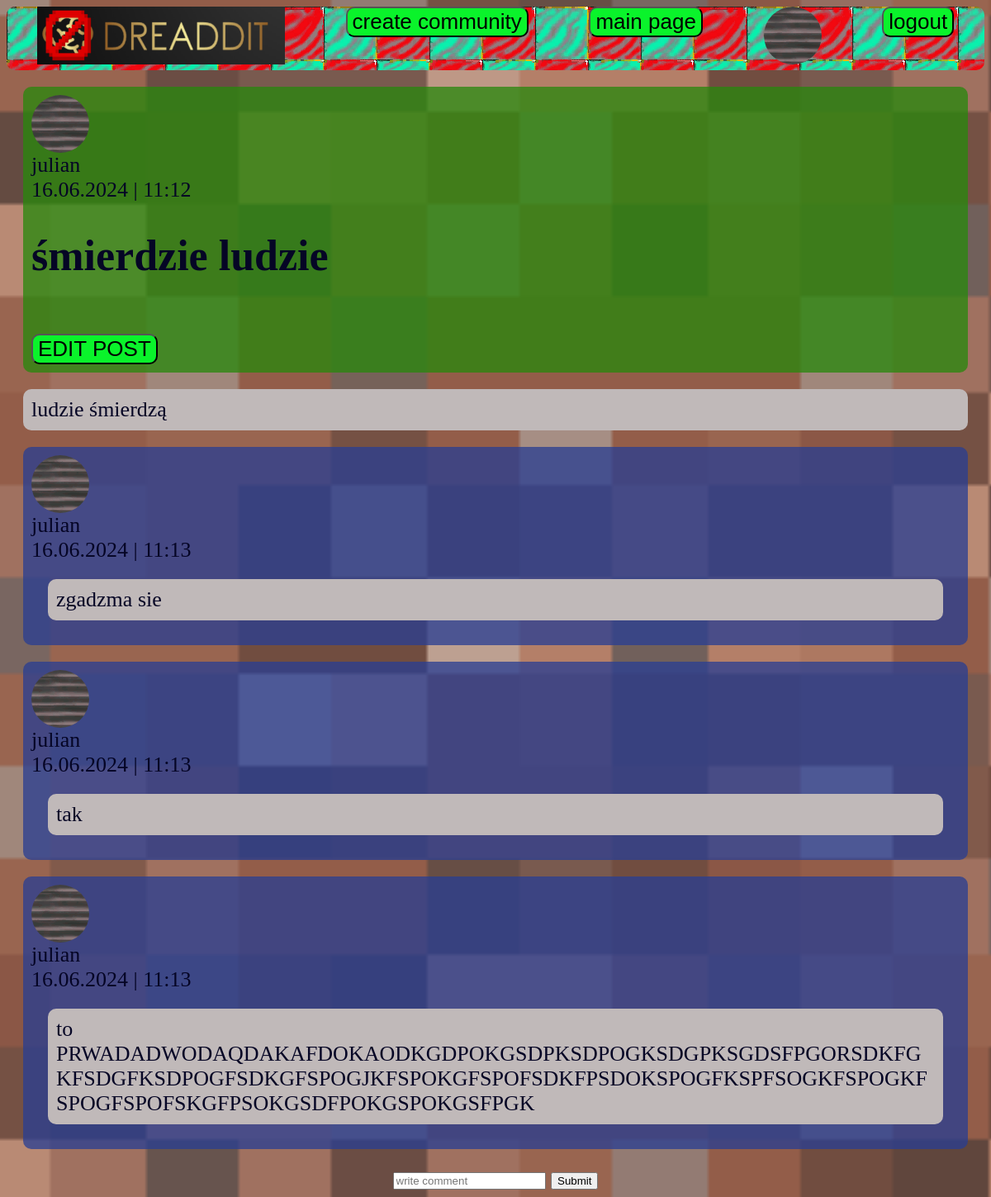
Screenshot of /post_detail/12 (signed in) with the database file from the repository.
### social_news/models.py (models this page shows)
class Profile(models.Model):
    user = models.OneToOneField(User, on_delete=models.CASCADE, unique=True)
    image = models.ImageField(upload_to="social_news/files/profiles")

class Post(models.Model):
    title = models.CharField(max_length=255)
    Community = models.ForeignKey(Community, on_delete=models.CASCADE)
    body = models.TextField()
    user_creator = models.ForeignKey(User, on_delete=models.CASCADE)
    created_at = models.DateTimeField(auto_now_add=True)

class Comment(models.Model):
    user_creator = models.ForeignKey(User, on_delete=models.CASCADE)
    body = models.TextField()
    post = models.ForeignKey(Post, on_delete=models.CASCADE)
    created_at = models.DateTimeField(auto_now_add=True)

### social_news/views.py (the view, shortened to what this page needs)
# urls.py: path('post_detail/<int:pk>', PostDetailView.as_view(), name='post_detail'),
class PostDetailView(LoginRequiredMixin, View):
    def get(self, request, pk):
        post = Post.objects.get(id=pk)
        comments = Comment.objects.filter(post=post)
        return render(request, "social_news/post_detail_view.html", {'post': post,
                                                                     'comments': comments})

### social_news/context_proccessors.py (called while the page is built)
def Profile_CTX(request):
    return {
        "Profile_CTX": Profile.objects.all()
    }

### templates/social_news/post_detail_view.html (shortened to what this page needs)
{% extends 'base.html' %}
{% block content %}
            <div class="post_tile">
         {% for pic in Profile_CTX %}
                {% if pic.user == post.user_creator %}
                    <img class="profile_picture_smaller" src="../../{{ pic.image }}">
                {% endif %}
            {% endfor %}
    {{ post.user_creator }}<br>
    {{ post.created_at|date:"d.m.Y | G:i"  }}<br>
        <h1>{{ post.title }}</h1><br>
            {% if post.user_creator == user %}
        <div><a href="{% url 'update_post' post.id%}"><button>EDIT POST</button></a></div>
    {% endif %}
        </div>
    <div class="text">{{ post.body }}</div>
    {% for comment in comments %}
        <div class="comment">
        {% for pic in Profile_CTX %}
                {% if pic.user == comment.user_creator %}
                    <img class="profile_picture_smaller" src="../../{{ pic.image }}">
                {% endif %}
            {% endfor %}
        {{ comment.user_creator }}<br>
        {{ comment.created_at|date:"d.m.Y | G:i" }}<br>
            <div class="text">{{ comment.body }}</div>
        </div>
    {% endfor %}
    <form method="post">
        <input type="text" name="comment" placeholder="write comment" required>
        <input type="submit">
    </form>
{% endblock %}

### templates/top_bar.html (shortened to what this page needs)
<div class="top_bar">
    {% load static %}
    <img class=logo src="{% static 'logo.png' %}">
        {% if user.is_authenticated %}
             <a href="{% url 'add_community' %}"><button>create community</button></a>
            <div><a href="{% url 'start_page' %}"><button>main page</button></a></div>
            {% for pic in Profile_CTX %}
                {% if pic.user == user %}
                  <a href="{% url 'user_profile' %}"><img class="profile_picture_smaller" src="/{{ pic.image }}"></a>
                {% endif %}
            {% endfor %}
            <form method="post" action="{% url 'logout_view' %}">
            <button type="submit">logout</button>
            </form>
        {% else %}
            <div>
           <a href="{% url 'login_view' %}"><button>login</button></a>
           <a href="{% url 'register_view' %}"><button>register</button></a>
            </div>
        {% endif %}
    </div>

### social_news/static/style.css (style rules this page uses)
.top_bar { background-image: url("bl_red_cyan.png"); display: flex; justify-content: space-around; flex-direction: row; border-radius: 10px; }
.logo { width: 300px; height: 70px; }
body { background-image: url("background_2.png"); text-align: center; background-repeat: no-repeat; background-size: cover; background-attachment: fixed; font-size: 26px; color: #050525; }
button { background-color: rgb(10, 243, 43); border-radius: 10px; font-size: 26px; }
.post_tile { text-align: left; word-wrap: break-word; display: flex; flex-direction: column; background-color: rgba(40, 136, 13, 0.76); border-radius: 10px; margin: 20px; padding: 10px; max-block-size: 900px; }
.comment { text-align: left; word-wrap: break-word; display: flex; flex-direction: column; background-color: rgba(42, 62, 147, 0.76); border-radius: 10px; margin: 20px; padding: 10px; }
.profile_picture_smaller { width: 70px; height: 70px; border-radius: 50px; border-color: #630079; }
.text { text-align: left; word-wrap: break-word; display: flex; flex-direction: column; background-color: rgb(192, 185, 185); border-radius: 10px; margin: 20px; padding: 10px; }
a { text-decoration: none; }

### rows the page displays
Profile: image (picture)
Post: user_creator "julian", created_at|G "16.06.2024 | 11:12", title "śmierdzie ludzie", body "ludzie śmierdzą"
Comment: user_creator "julian", created_at|G "16.06.2024 | 11:13", body "zgadzma sie"
Comment: user_creator "julian", created_at|G "16.06.2024 | 11:13", body "tak"
Comment: user_creator "julian", created_at|G "16.06.2024 | 11:13", body "to PRWADADWODAQDAKAFDOKAODKGDPOKGSDPKSDPOGKSDGPKSGDSFPGORSDKFGKFSDGFKSDPOGFSDKGFSPOGJKFSPOKGFSPOFSDKFPSDOKSPOGFKSPFSOGKFSPOGKFSPOGFSPOFSKGFPSOKGSDFPOKGSPOKGSFPGK"
